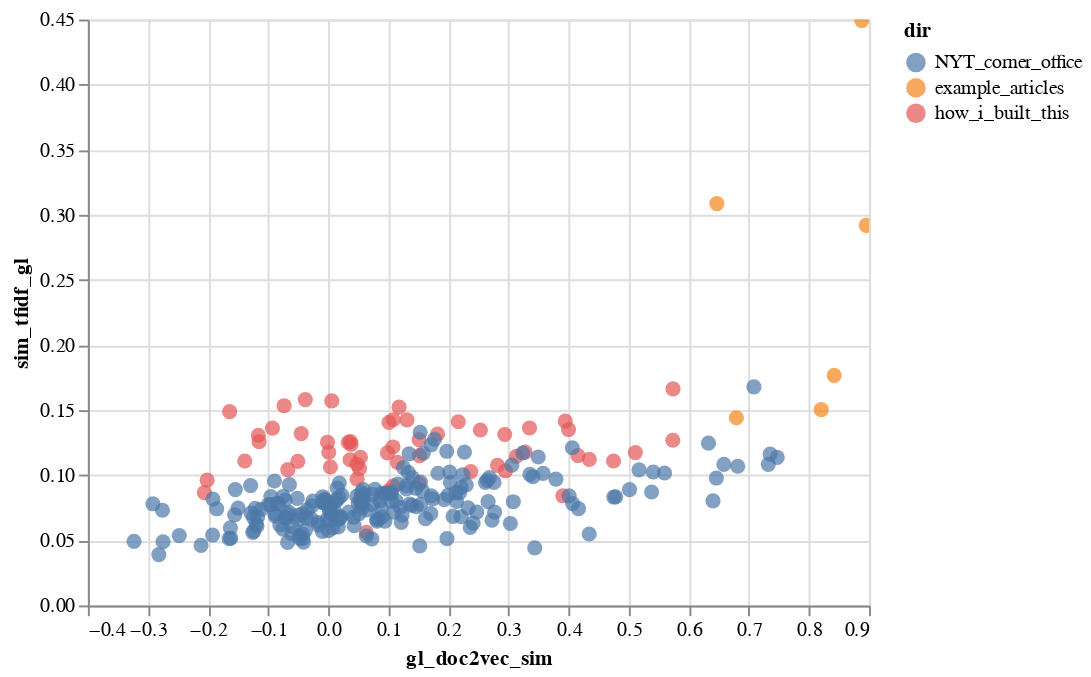

The notebook cell this image was saved under:
### Code cell
alt.Chart(df_file_index).mark_circle(size=60).encode(
    x='gl_doc2vec_sim',
    y='sim_tfidf_gl',
    color='dir',
    tooltip=['titles', 'dir']
).interactive()

### Figure 1 — Vega-Lite specification as saved in the notebook (floating-point values rounded to 4 significant figures; data arrays with more than 128 entries replaced by an {"elided": "..."} marker saying what was removed)
{"config": {"view": {"continuousWidth": 400, "continuousHeight": 300}}, "data": {"name": "data-e92fa5e8c9408580102ebab62dc7681c"}, "mark": {"type": "circle", "size": 60}, "encoding": {"color": {"type": "nominal", "field": "dir"}, "tooltip": [{"type": "nominal", "field": "titles"}, {"type": "nominal", "field": "dir"}], "x": {"type": "quantitative", "field": "gl_doc2vec_sim"}, "y": {"type": "quantitative", "field": "sim_tfidf_gl"}}, "selection": {"selector025": {"type": "interval", "bind": "scales", "encodings": ["x", "y"]}}, "$schema": "https://vega.github.io/schema/vega-lite/v4.8.1.json", "datasets": {"data-e92fa5e8c9408580102ebab62dc7681c": {"elided": "272 records"}}}
